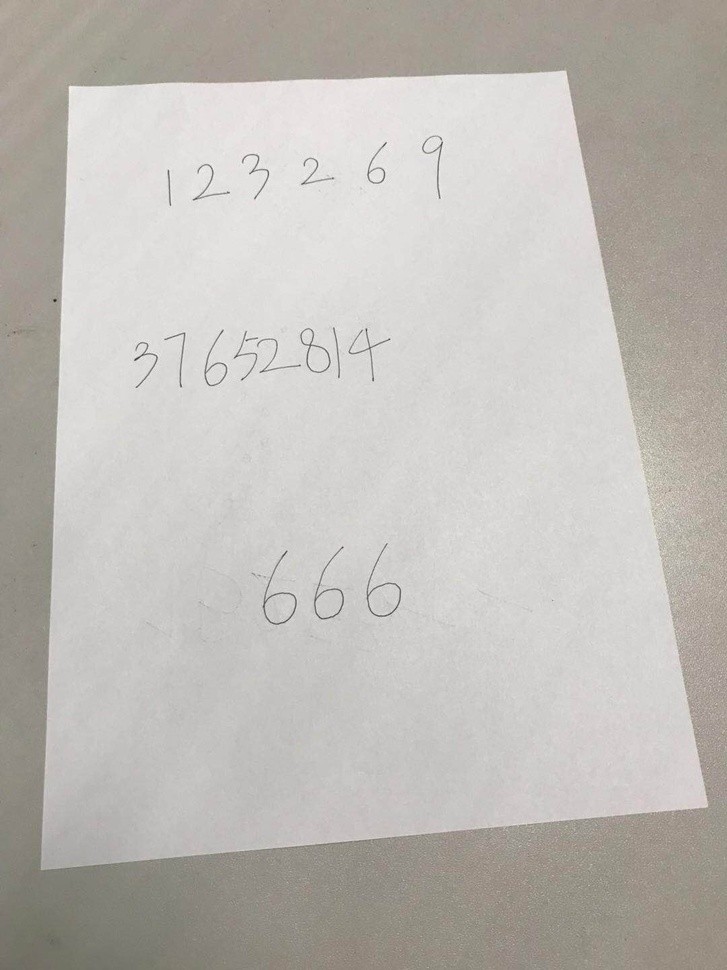
#> input picture assignment4/input.jpg, 727 x 970 px, shrunk from 1080 x 1440 before the run
$ python getA4.py
#> lines starting #> are read from the running program, lines starting #| are printed output that depends on the picture; after the words box and inside, x2 and y2 are one past the last pixel; in counts of white or black regions, pixels touching at a corner belong together
import cv2
import numpy as np


def getA4():
    img = cv2.imread('./input.jpg', 0)
#> img: shape (970, 727); min 24, max 245, mean 188

    edges = cv2.Canny(img, 120, 240)
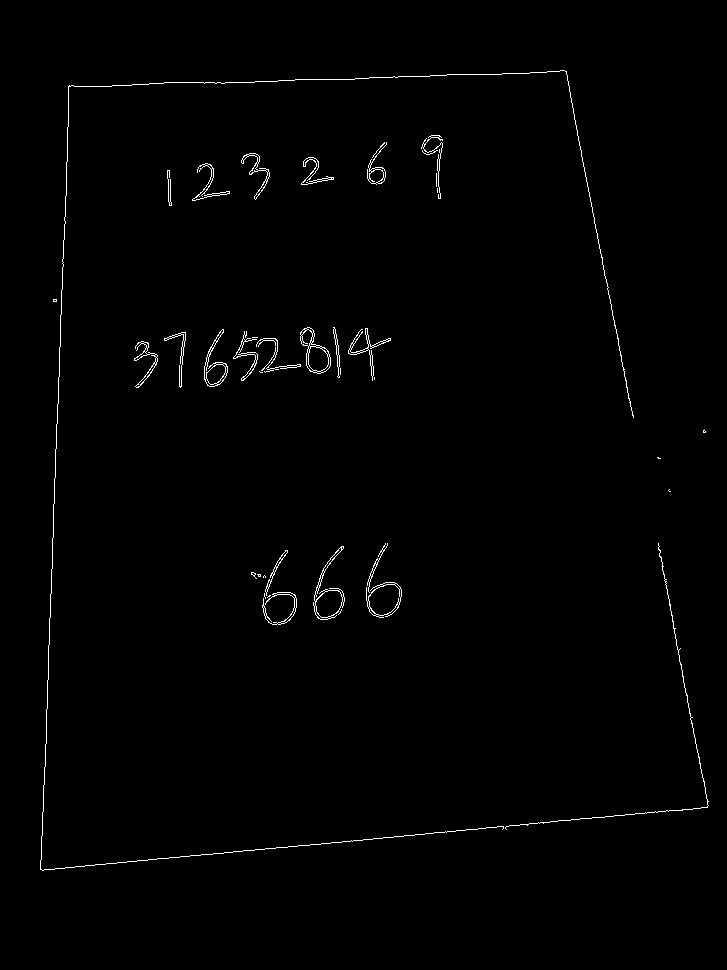
#> edges: shape (970, 727); 0.85% white in thin lines or dots, all inside (x1, y1, x2, y2) = (40, 70, 709, 871)
    # cv2.imwrite('./edges.jpg', edges)

    raw_lines = cv2.HoughLines(edges, 1, np.pi / 180, 140)
#> raw_lines = [[71, 0.0349], [-541, 2.95], [90, 1.54], [868, 1.48], [866, 1.48]]

    lines = raw_lines
#> lines has the same summary as raw_lines

    # [7 lines of commented-out code are left out]
    n = len(lines)
#> n = 5
    points = []
    for i in range(n - 1):
        for j in range(i + 1, n):
            rho1, theta1 = lines[i][0]
            rho2, theta2 = lines[j][0]

            l1_tan = np.tan(theta1)
            l2_tan = np.tan(theta2)

            k1 = -1 / l1_tan
            k2 = -1 / l2_tan

            # 斜率乘积为-1，使用范围进行近似判断
            if -2 <= k1 * k2 < -0.05 or 0.05 <= k1 * k2 <= 3:
                # 解出方程组直接得到交点
                x = int((rho1 / np.cos(theta1) - rho2 /
                         np.cos(theta2)) / (l1_tan - l2_tan))
                y = int((rho1 / np.sin(theta1) - rho2 / np.sin(theta2)) /
                        (1 / l1_tan - 1 / l2_tan))

                flag = True
                for y0, x0 in points:
                    dis = (x - x0)**2 + (y - y0)**2
                    if dis < 100:
                        # print("this point isn't selected:", x, y)
                        flag = False
                        break
                if flag is True:
                    # 通过debug发现opencv的坐标映射和我想的有点出入，需要交换x和y
                    points.append((y, x))
#> after the loop, points = [(67, 87), (40, 867), (564, 70), (708, 809)]

    # 在ponits中进行透视变换，输出为原图大小
    points = sorted(points, key=lambda x: x[1])
#> points = [(564, 70), (67, 87), (708, 809), (40, 867)]
    height, width = img.shape
#> height = 970; width = 727

    pts1 = np.float32([points[1], points[0], points[3], points[2]])
#> pts1 = [[67, 87], [564, 70], [40, 867], [708, 809]]
    pts2 = np.float32([[0, 0], [width, 0], [0, height], [width, height]])
#> pts2 = [[0, 0], [727, 0], [0, 970], [727, 970]]

    M = cv2.getPerspectiveTransform(pts1, pts2)
#> M = [[1.47, 0.0508, -102.8], [0.06, 1.75, -156.6], [-5.4e-05, 0.000474, 1]]

    dst = cv2.warpPerspective(img, M, (width, height))
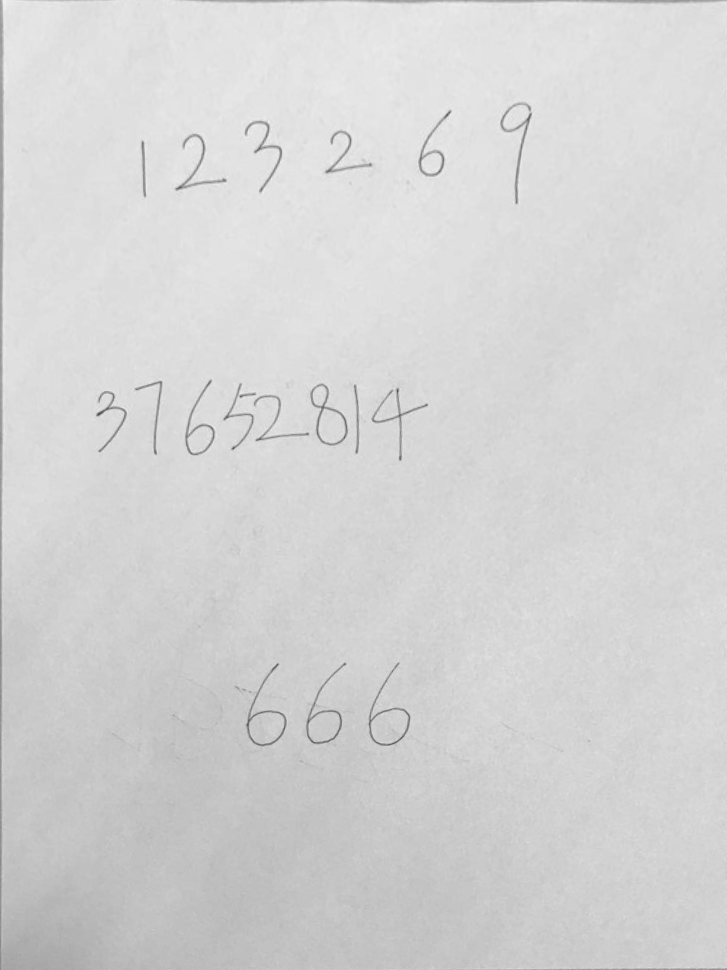
#> dst: shape (970, 727); min 70, max 242, mean 212.1

    cv2.imwrite('./getA4.jpg', dst)

    return dst


if __name__ == '__main__':
    getA4()
